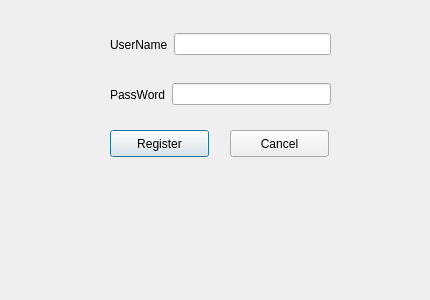
<?xml version="1.0" encoding="UTF-8"?>
<ui version="4.0">
 <class>DialogRegister</class>
 <widget class="QDialog" name="DialogRegister">
  <property name="geometry">
   <rect>
    <x>0</x>
    <y>0</y>
    <width>430</width>
    <height>300</height>
   </rect>
  </property>
  <property name="windowTitle">
   <string>Dialog</string>
  </property>
  <widget class="QPushButton" name="pushButton">
   <property name="geometry">
    <rect>
     <x>110</x>
     <y>130</y>
     <width>99</width>
     <height>27</height>
    </rect>
   </property>
   <property name="text">
    <string>Register</string>
   </property>
  </widget>
  <widget class="QPushButton" name="pushButton_2">
   <property name="geometry">
    <rect>
     <x>230</x>
     <y>130</y>
     <width>99</width>
     <height>27</height>
    </rect>
   </property>
   <property name="text">
    <string>Cancel</string>
   </property>
  </widget>
  <widget class="QWidget" name="layoutWidget">
   <property name="geometry">
    <rect>
     <x>110</x>
     <y>30</y>
     <width>221</width>
     <height>29</height>
    </rect>
   </property>
   <layout class="QHBoxLayout" name="horizontalLayout">
    <item>
     <widget class="QLabel" name="label">
      <property name="text">
       <string>UserName</string>
      </property>
     </widget>
    </item>
    <item>
     <widget class="QLineEdit" name="mEditUserName"/>
    </item>
   </layout>
  </widget>
  <widget class="QWidget" name="layoutWidget">
   <property name="geometry">
    <rect>
     <x>110</x>
     <y>80</y>
     <width>221</width>
     <height>29</height>
    </rect>
   </property>
   <layout class="QHBoxLayout" name="horizontalLayout_2">
    <item>
     <widget class="QLabel" name="label_2">
      <property name="text">
       <string>PassWord</string>
      </property>
     </widget>
    </item>
    <item>
     <widget class="QLineEdit" name="mEditPassword">
      <property name="echoMode">
       <enum>QLineEdit::Password</enum>
      </property>
     </widget>
    </item>
   </layout>
  </widget>
 </widget>
 <resources/>
 <connections>
  <connection>
   <sender>pushButton_2</sender>
   <signal>clicked()</signal>
   <receiver>DialogRegister</receiver>
   <slot>reject()</slot>
   <hints>
    <hint type="sourcelabel">
     <x>270</x>
     <y>152</y>
    </hint>
    <hint type="destinationlabel">
     <x>262</x>
     <y>298</y>
    </hint>
   </hints>
  </connection>
 </connections>
</ui>
